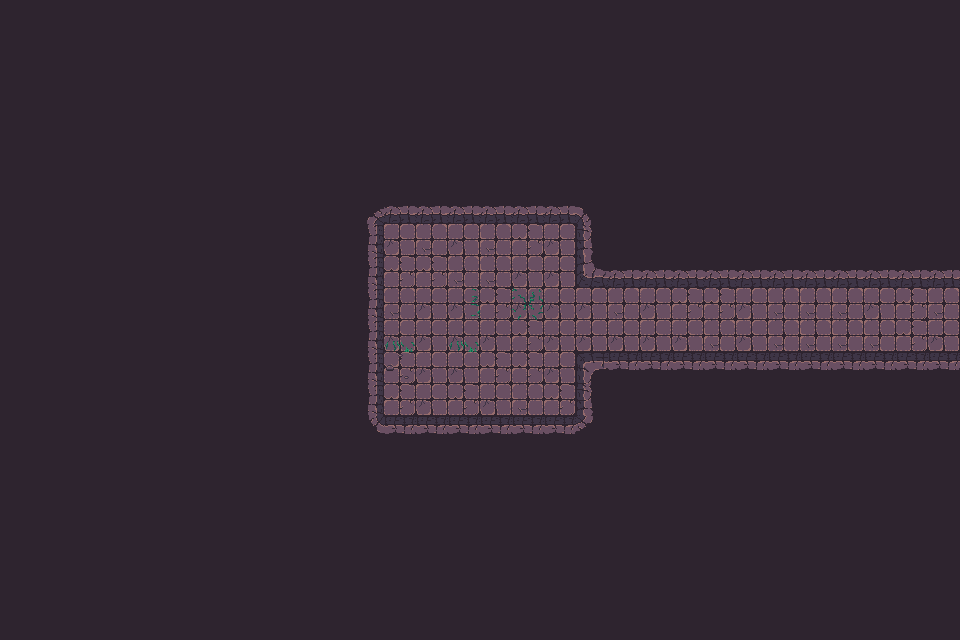

Below is a game level as drawn by its tile map, then a one-line description and the .tmx file that defines it, in full:
An orthogonal 30x20 tile map with 32x32 px tiles, 3 tile layers (Walls, Decor, Items), 2 tilesets and 58 objects.

<map version="1.10" tiledversion="1.11.2" orientation="orthogonal" renderorder="right-down" width="30" height="20" tilewidth="32" tileheight="32" infinite="0" nextlayerid="3" nextobjectid="1">
    <tileset firstgid="1" name="Town Tileset" tilewidth="32" tileheight="32" tilecount="64" columns="8">
        <image source="../../../tiles/World H Tileset.png" trans="ff00ff" width="256" height="256" />
        <tile id="4">
            <objectgroup draworder="index" id="2">
                <object id="1" x="0" y="0" width="32" height="32" />
            </objectgroup>
        </tile>
        <tile id="5">
            <objectgroup draworder="index" id="2">
                <object id="1" x="0" y="0" width="32" height="32" />
            </objectgroup>
        </tile>
        <tile id="6">
            <objectgroup draworder="index" id="2">
                <object id="1" x="0" y="0" width="32" height="32" />
            </objectgroup>
        </tile>
        <tile id="7">
            <objectgroup draworder="index" id="2">
                <object id="1" x="0" y="0" width="32" height="32" />
            </objectgroup>
        </tile>
        <tile id="8">
            <objectgroup draworder="index" id="2">
                <object id="1" x="0" y="0" width="32" height="32" />
            </objectgroup>
        </tile>
        <tile id="10">
            <objectgroup draworder="index" id="2">
                <object id="1" x="0" y="32" width="32" height="0" />
            </objectgroup>
        </tile>
        <tile id="11">
            <objectgroup draworder="index" id="2">
                <object id="1" x="0" y="32" width="32" height="0" />
                <object id="2" x="32" y="0" width="0" height="32" />
            </objectgroup>
        </tile>
        <tile id="12">
            <objectgroup draworder="index" id="2">
                <object id="1" x="32" y="0" width="0" height="32" />
            </objectgroup>
        </tile>
        <tile id="13">
            <objectgroup draworder="index" id="2">
                <object id="1" x="0" y="32" width="32" height="0" />
                <object id="2" x="0" y="32" width="32" height="0" />
                <object id="3" x="0" y="0" width="0" height="32" />
            </objectgroup>
        </tile>
        <tile id="14">
            <objectgroup draworder="index" id="2">
                <object id="1" x="0" y="0" width="0" height="32" />
            </objectgroup>
        </tile>
        <tile id="16">
            <objectgroup draworder="index" id="2">
                <object id="1" x="0" y="0" width="32" height="32" />
            </objectgroup>
        </tile>
        <tile id="24">
            <objectgroup draworder="index" id="2">
                <object id="1" x="0" y="0" width="32" height="32" />
            </objectgroup>
        </tile>
    </tileset>
    <tileset firstgid="65" name="Dungeon Crawler Tileset" tilewidth="32" tileheight="32" tilecount="100" columns="10">
        <image source="../../../tiles/Dungeon_Tile.png" trans="" width="320" height="320" />
        <tile id="2">
            <objectgroup draworder="index" id="2">
                <object id="1" x="0" y="0" width="32" height="32" />
            </objectgroup>
        </tile>
        <tile id="3">
            <objectgroup draworder="index" id="2">
                <object id="1" x="0" y="0" width="32" height="32" />
            </objectgroup>
        </tile>
        <tile id="4">
            <objectgroup draworder="index" id="2">
                <object id="1" x="0" y="0" width="32" height="32" />
            </objectgroup>
        </tile>
        <tile id="5">
            <objectgroup draworder="index" id="2">
                <object id="1" x="0" y="0" width="32" height="32" />
            </objectgroup>
        </tile>
        <tile id="6">
            <objectgroup draworder="index" id="2">
                <object id="1" x="0" y="0" width="32" height="32" />
            </objectgroup>
        </tile>
        <tile id="8">
            <objectgroup draworder="index" id="2">
                <object id="1" x="0" y="0" width="32" height="32" />
            </objectgroup>
        </tile>
        <tile id="12">
            <objectgroup draworder="index" id="2">
                <object id="1" x="0" y="0" width="32" height="32" />
            </objectgroup>
        </tile>
        <tile id="13">
            <objectgroup draworder="index" id="2">
                <object id="1" x="0" y="0" width="32" height="32" />
            </objectgroup>
        </tile>
        <tile id="14">
            <objectgroup draworder="index" id="2">
                <object id="1" x="0" y="0" width="32" height="32" />
            </objectgroup>
        </tile>
        <tile id="15">
            <objectgroup draworder="index" id="2">
                <object id="1" x="0" y="0" width="32" height="32" />
            </objectgroup>
        </tile>
        <tile id="16">
            <objectgroup draworder="index" id="2">
                <object id="1" x="0" y="0" width="32" height="32" />
            </objectgroup>
        </tile>
        <tile id="18">
            <objectgroup draworder="index" id="2">
                <object id="1" x="0" y="0" width="32" height="32" />
            </objectgroup>
        </tile>
        <tile id="22">
            <objectgroup draworder="index" id="2">
                <object id="1" x="0" y="0" width="32" height="32" />
            </objectgroup>
        </tile>
        <tile id="23">
            <objectgroup draworder="index" id="2">
                <object id="1" x="0" y="0" width="32" height="32" />
            </objectgroup>
        </tile>
        <tile id="24">
            <objectgroup draworder="index" id="2">
                <object id="1" x="0" y="0" width="32" height="32" />
            </objectgroup>
        </tile>
        <tile id="25">
            <objectgroup draworder="index" id="2">
                <object id="1" x="0" y="0" width="32" height="32" />
            </objectgroup>
        </tile>
        <tile id="26">
            <objectgroup draworder="index" id="2">
                <object id="1" x="0" y="0" width="32" height="32" />
            </objectgroup>
        </tile>
        <tile id="28">
            <objectgroup draworder="index" id="2">
                <object id="1" x="0" y="0" width="32" height="32" />
            </objectgroup>
        </tile>
        <tile id="32">
            <objectgroup draworder="index" id="2">
                <object id="1" x="0" y="0" width="32" height="32" />
            </objectgroup>
        </tile>
        <tile id="33">
            <objectgroup draworder="index" id="2">
                <object id="1" x="0" y="0" width="32" height="32" />
            </objectgroup>
        </tile>
        <tile id="34">
            <objectgroup draworder="index" id="2">
                <object id="1" x="0" y="0" width="32" height="32" />
            </objectgroup>
        </tile>
        <tile id="35">
            <objectgroup draworder="index" id="2">
                <object id="1" x="0" y="0" width="32" height="32" />
            </objectgroup>
        </tile>
        <tile id="36">
            <objectgroup draworder="index" id="2">
                <object id="1" x="0" y="0" width="32" height="32" />
            </objectgroup>
        </tile>
        <tile id="38">
            <objectgroup draworder="index" id="2">
                <object id="1" x="0" y="0" width="32" height="32" />
            </objectgroup>
        </tile>
        <tile id="42">
            <objectgroup draworder="index" id="2">
                <object id="1" x="0" y="0" width="32" height="32" />
            </objectgroup>
        </tile>
        <tile id="43">
            <objectgroup draworder="index" id="2">
                <object id="1" x="0" y="0" width="32" height="32" />
            </objectgroup>
        </tile>
        <tile id="44">
            <objectgroup draworder="index" id="2">
                <object id="1" x="0" y="0" width="32" height="32" />
            </objectgroup>
        </tile>
        <tile id="45">
            <objectgroup draworder="index" id="2">
                <object id="1" x="0" y="0" width="32" height="32" />
            </objectgroup>
        </tile>
        <tile id="46">
            <objectgroup draworder="index" id="2">
                <object id="1" x="0" y="0" width="32" height="32" />
            </objectgroup>
        </tile>
        <tile id="48">
            <objectgroup draworder="index" id="2">
                <object id="1" x="0" y="0" width="32" height="32" />
            </objectgroup>
        </tile>
        <tile id="52">
            <objectgroup draworder="index" id="2">
                <object id="1" x="0" y="0" width="32" height="32" />
            </objectgroup>
        </tile>
        <tile id="53">
            <objectgroup draworder="index" id="2">
                <object id="1" x="0" y="0" width="32" height="32" />
            </objectgroup>
        </tile>
        <tile id="54">
            <objectgroup draworder="index" id="2">
                <object id="1" x="0" y="0" width="32" height="32" />
            </objectgroup>
        </tile>
        <tile id="55">
            <objectgroup draworder="index" id="2">
                <object id="1" x="0" y="0" width="32" height="32" />
            </objectgroup>
        </tile>
        <tile id="56">
            <objectgroup draworder="index" id="2">
                <object id="1" x="0" y="0" width="32" height="32" />
            </objectgroup>
        </tile>
        <tile id="58">
            <objectgroup draworder="index" id="2">
                <object id="1" x="0" y="0" width="32" height="32" />
            </objectgroup>
        </tile>
        <tile id="62">
            <objectgroup draworder="index" id="2">
                <object id="1" x="0" y="0" width="32" height="32" />
            </objectgroup>
        </tile>
        <tile id="63">
            <objectgroup draworder="index" id="2">
                <object id="1" x="0" y="0" width="32" height="32" />
            </objectgroup>
        </tile>
        <tile id="64">
            <objectgroup draworder="index" id="2">
                <object id="1" x="0" y="0" width="32" height="32" />
            </objectgroup>
        </tile>
        <tile id="65">
            <objectgroup draworder="index" id="2">
                <object id="1" x="0" y="0" width="32" height="32" />
            </objectgroup>
        </tile>
        <tile id="66">
            <objectgroup draworder="index" id="2">
                <object id="1" x="0" y="0" width="32" height="32" />
            </objectgroup>
        </tile>
        <tile id="68">
            <objectgroup draworder="index" id="2">
                <object id="1" x="0" y="0" width="32" height="32" />
            </objectgroup>
        </tile>
        <tile id="80">
            <objectgroup draworder="index" id="2">
                <object id="1" x="0" y="0" width="32" height="32" />
            </objectgroup>
        </tile>
    </tileset>
    <layer id="1" name="Walls" width="30" height="20">
        <data encoding="csv">
122,122,122,122,122,122,122,122,122,122,122,122,122,122,122,122,122,122,122,122,122,122,122,122,122,122,122,122,122,122,
122,122,122,122,122,122,122,122,122,122,122,122,122,122,122,122,122,122,122,122,122,122,122,122,122,122,122,122,122,122,
122,122,122,122,122,122,122,122,122,122,122,122,122,122,122,122,122,122,122,122,122,122,122,122,122,122,122,122,122,122,
122,122,122,122,122,122,122,122,122,122,122,122,122,122,122,122,122,122,122,122,122,122,122,122,122,122,122,122,122,122,
122,122,122,122,122,122,122,122,122,122,122,122,122,122,122,122,122,122,122,122,122,122,122,122,122,122,122,122,122,122,
122,122,122,122,122,122,122,122,122,122,122,122,122,122,122,122,122,122,122,122,122,122,122,122,122,122,122,122,122,122,
122,122,122,122,122,122,122,122,122,122,122,67,68,68,68,68,68,68,69,122,122,122,122,122,122,122,122,122,122,122,
122,122,122,122,122,122,122,122,122,122,122,77,75,66,75,66,65,75,79,122,122,122,122,122,122,122,122,122,122,122,
122,122,122,122,122,122,122,122,122,122,122,77,65,65,66,66,75,75,100,68,68,68,68,68,68,68,68,68,68,68,
122,122,122,122,122,122,122,122,122,122,122,77,66,75,75,65,75,75,75,66,75,65,65,75,66,66,66,75,65,66,
122,122,122,122,122,122,122,122,122,122,122,77,75,75,75,75,65,75,75,75,75,75,66,75,66,66,66,66,65,75,
122,122,122,122,122,122,122,122,122,122,122,77,65,75,75,65,65,75,70,88,88,88,88,88,88,88,88,88,88,88,
122,122,122,122,122,122,122,122,122,122,122,77,65,75,65,75,66,65,79,122,122,122,122,122,122,122,122,122,122,122,
122,122,122,122,122,122,122,122,122,122,122,87,88,88,88,88,88,88,89,122,122,122,122,122,122,122,122,122,122,122,
122,122,122,122,122,122,122,122,122,122,122,122,122,122,122,122,122,122,122,122,122,122,122,122,122,122,122,122,122,122,
122,122,122,122,122,122,122,122,122,122,122,122,122,122,122,122,122,122,122,122,122,122,122,122,122,122,122,122,122,122,
122,122,122,122,122,122,122,122,122,122,122,122,122,122,122,122,122,122,122,122,122,122,122,122,122,122,122,122,122,122,
122,122,122,122,122,122,122,122,122,122,122,122,122,122,122,122,122,122,122,122,122,122,122,122,122,122,122,122,122,122,
122,122,122,122,122,122,122,122,122,122,122,122,122,122,122,122,122,122,122,122,122,122,122,122,122,122,122,122,122,122,
122,122,122,122,122,122,122,122,122,122,122,122,122,122,122,122,122,122,122,122,122,122,122,122,122,122,122,122,122,122
        </data>
    </layer>
    <layer id="1" name="Decor" width="30" height="20">
        <data encoding="csv">
133,133,133,133,133,133,133,133,133,133,133,133,133,133,133,133,133,133,133,133,133,133,133,133,133,133,133,133,133,133,
133,133,133,133,133,133,133,133,133,133,133,133,133,133,133,133,133,133,133,133,133,133,133,133,133,133,133,133,133,133,
133,133,133,133,133,133,133,133,133,133,133,133,133,133,133,133,133,133,133,133,133,133,133,133,133,133,133,133,133,133,
133,133,133,133,133,133,133,133,133,133,133,133,133,133,133,133,133,133,133,133,133,133,133,133,133,133,133,133,133,133,
133,133,133,133,133,133,133,133,133,133,133,133,133,133,133,133,133,133,133,133,133,133,133,133,133,133,133,133,133,133,
133,133,133,133,133,133,133,133,133,133,133,133,133,133,133,133,133,133,133,133,133,133,133,133,133,133,133,133,133,133,
133,133,133,133,133,133,133,133,133,133,133,133,133,133,133,133,133,133,133,133,133,133,133,133,133,133,133,133,133,133,
133,133,133,133,133,133,133,133,133,133,133,133,133,133,133,133,136,133,133,133,133,133,133,133,133,133,133,133,133,133,
133,133,133,133,133,133,133,133,133,133,133,133,133,133,133,133,133,133,133,133,133,133,133,133,133,133,133,133,133,133,
133,133,133,133,133,133,133,133,133,133,133,133,133,133,140,133,125,133,133,133,133,133,133,133,133,133,133,133,133,133,
133,133,133,133,133,133,133,133,133,133,133,133,137,133,137,133,133,133,133,133,133,133,133,133,133,133,133,133,133,133,
133,133,133,133,133,133,133,133,133,133,133,133,116,133,133,133,133,133,133,133,133,133,133,133,133,133,133,133,133,133,
133,133,133,133,133,133,133,133,133,133,133,133,133,133,133,133,133,133,133,133,133,133,133,133,133,133,133,133,133,133,
133,133,133,133,133,133,133,133,133,133,133,133,133,133,133,133,133,133,133,133,133,133,133,133,133,133,133,133,133,133,
133,133,133,133,133,133,133,133,133,133,133,133,133,133,133,133,133,133,133,133,133,133,133,133,133,133,133,133,133,133,
133,133,133,133,133,133,133,133,133,133,133,133,133,133,133,133,133,133,133,133,133,133,133,133,133,133,133,133,133,133,
133,133,133,133,133,133,133,133,133,133,133,133,133,133,133,133,133,133,133,133,133,133,133,133,133,133,133,133,133,133,
133,133,133,133,133,133,133,133,133,133,133,133,133,133,133,133,133,133,133,133,133,133,133,133,133,133,133,133,133,133,
133,133,133,133,133,133,133,133,133,133,133,133,133,133,133,133,133,133,133,133,133,133,133,133,133,133,133,133,133,133,
133,133,133,133,133,133,133,133,133,133,133,133,133,133,133,133,133,133,133,133,133,133,133,133,133,133,133,133,133,133
        </data>
    </layer>
    <layer id="1" name="Items" width="30" height="20">
        <data encoding="csv">
133,133,133,133,133,133,133,133,133,133,133,133,133,133,133,133,133,133,133,133,133,133,133,133,133,133,133,133,133,133,
133,133,133,133,133,133,133,133,133,133,133,133,133,133,133,133,133,133,133,133,133,133,133,133,133,133,133,133,133,133,
133,133,133,133,133,133,133,133,133,133,133,133,133,133,133,133,133,133,133,133,133,133,133,133,133,133,133,133,133,133,
133,133,133,133,133,133,133,133,133,133,133,133,133,133,133,133,133,133,133,133,133,133,133,133,133,133,133,133,133,133,
133,133,133,133,133,133,133,133,133,133,133,133,133,133,133,133,133,133,133,133,133,133,133,133,133,133,133,133,133,133,
133,133,133,133,133,133,133,133,133,133,133,133,133,133,133,133,133,133,133,133,133,133,133,133,133,133,133,133,133,133,
133,133,133,133,133,133,133,133,133,133,133,133,133,133,133,133,133,133,133,133,133,133,133,133,133,133,133,133,133,133,
133,133,133,133,133,133,133,133,133,133,133,133,133,133,133,133,133,133,133,133,133,133,133,133,133,133,133,133,133,133,
133,133,133,133,133,133,133,133,133,133,133,133,133,133,133,133,133,133,133,133,133,133,133,133,133,133,133,133,133,133,
133,133,133,133,133,133,133,133,133,133,133,133,133,133,133,133,133,133,133,133,133,133,133,133,133,133,133,133,133,133,
133,133,133,133,133,133,133,133,133,133,133,133,133,133,133,133,133,133,133,133,133,133,133,133,133,133,133,133,133,133,
133,133,133,133,133,133,133,133,133,133,133,133,133,133,133,133,133,133,133,133,133,133,133,133,133,133,133,133,133,133,
133,133,133,133,133,133,133,133,133,133,133,133,133,133,133,133,133,133,133,133,133,133,133,133,133,133,133,133,133,133,
133,133,133,133,133,133,133,133,133,133,133,133,133,133,133,133,133,133,133,133,133,133,133,133,133,133,133,133,133,133,
133,133,133,133,133,133,133,133,133,133,133,133,133,133,133,133,133,133,133,133,133,133,133,133,133,133,133,133,133,133,
133,133,133,133,133,133,133,133,133,133,133,133,133,133,133,133,133,133,133,133,133,133,133,133,133,133,133,133,133,133,
133,133,133,133,133,133,133,133,133,133,133,133,133,133,133,133,133,133,133,133,133,133,133,133,133,133,133,133,133,133,
133,133,133,133,133,133,133,133,133,133,133,133,133,133,133,133,133,133,133,133,133,133,133,133,133,133,133,133,133,133,
133,133,133,133,133,133,133,133,133,133,133,133,133,133,133,133,133,133,133,133,133,133,133,133,133,133,133,133,133,133,
133,133,133,133,133,133,133,133,133,133,133,133,133,133,133,133,133,133,133,133,133,133,133,133,133,133,133,133,133,133
        </data>
    </layer>
</map>
